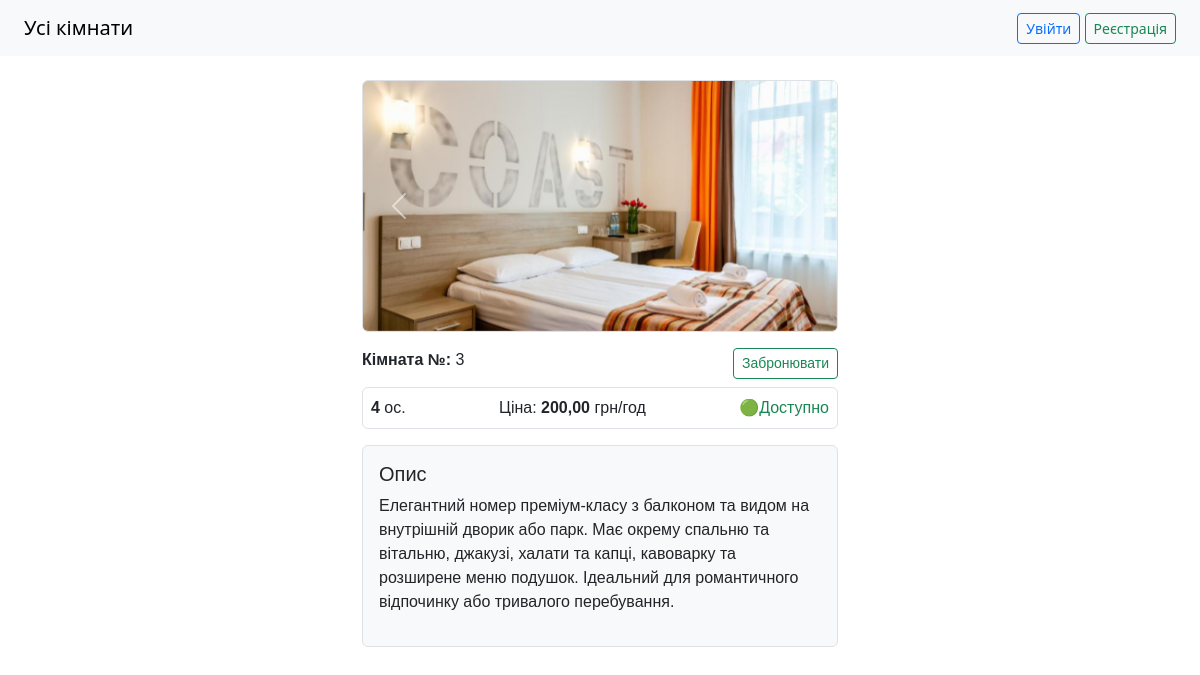
Page /room/3/ on the committed database.
### booking/models.py (models this page shows, shortened)
class RoomImage(models.Model):
    room = models.ForeignKey(Room, on_delete = models.CASCADE, related_name = 'images')
    image = models.ImageField(upload_to = 'room_images/')
    class Meta:
        verbose_name = "Фото кімнати"
        verbose_name_plural = "Фото кімнат"

class Room(models.Model):
    number = models.PositiveIntegerField(unique = True)
    description = models.TextField(blank = True)
    capacity = models.PositiveIntegerField()
    price_per_hour = models.DecimalField(max_digits = 6, decimal_places = 2)
    is_active = models.BooleanField(default=True)
    class Meta:
        verbose_name = "Кімната"
        verbose_name_plural = "Кімнати"

### booking/views.py (the view)
# urls.py: path('room/<int:pk>/', views.room, name='room'),
def room(request: HttpRequest, pk):
    room = get_object_or_404(Room, pk=pk)
    images = room.images.all()
    return render(request, 'booking/room.html', {
        'room': room,
        'images': images
    })

### booking/templates/booking/room.html (shortened to what this page needs)
{% extends 'base.html' %}
{% block content %}
<div class="container mt-4" style="max-width: 500px; margin: auto; font-family: sans-serif;">
  <div class="mb-3 border rounded overflow-hidden">
    {% if room.images.all %}
    <div id="carouselRoom{{ room.id }}" class="carousel slide" data-bs-ride="carousel">
      <div class="carousel-inner">
        {% for image in room.images.all %}
        <div class="carousel-item {% if forloop.first %}active{% endif %}">
          <img src="{{ image.image.url }}" class="d-block w-100" style="height: 250px; object-fit: cover;" alt="Фото кімнати">
        </div>
        {% endfor %}
      </div>
      {% if room.images.count > 1 %}
      <button class="carousel-control-prev" type="button" data-bs-target="#carouselRoom{{ room.id }}" data-bs-slide="prev">
        <span class="carousel-control-prev-icon"></span>
      </button>
      <button class="carousel-control-next" type="button" data-bs-target="#carouselRoom{{ room.id }}" data-bs-slide="next">
        <span class="carousel-control-next-icon"></span>
      </button>
      {% endif %}
    </div>
    {% else %}
    <div class="d-flex align-items-center justify-content-center" style="height: 250px; background-color: #f0f0f0;">
      <span class="text-muted">Фото відсутнє</span>
    </div>
    {% endif %}
  </div>
  <div class="d-flex justify-content-between mb-2">
    <div>
      <strong>Кімната №:</strong> {{ room.number }}
    </div>
    <div>
      <a href="{% url 'book_room' room.pk %}" class="btn btn-outline-success btn-sm">Забронювати</a>
    </div>
  </div>
  <div class="d-flex justify-content-between border p-2 rounded mb-3">
    <div><strong>{{ room.capacity }}</strong> ос.</div>
    <div>Ціна: <strong>{{ room.price_per_hour }}</strong> грн/год</div>
    <div>
      {% if room.is_active %}
        <span class="text-success">🟢Доступно</span>
      {% else %}
        <span class="text-danger">🔴Недоступно</span>
      {% endif %}
    </div>
  </div>
  <div class="border rounded p-3 bg-light">
    <h5 class="mb-2">Опис</h5>
    <p>{{ room.description|default:"Без опису" }}</p>
  </div>
</div>
{% endblock %}

### rows in the picture
RoomImage: image (picture)
Room: number "3", capacity "4", price_per_hour "200,00", description "Елегантний номер преміум-класу з балконом та видом на внутрішній дворик або парк. Має окрему спальню та вітальню, джакузі, халати та капці, кавоварку та розширене меню подушок. Ідеальний для романтичного відпочинку або тривалого перебування."
